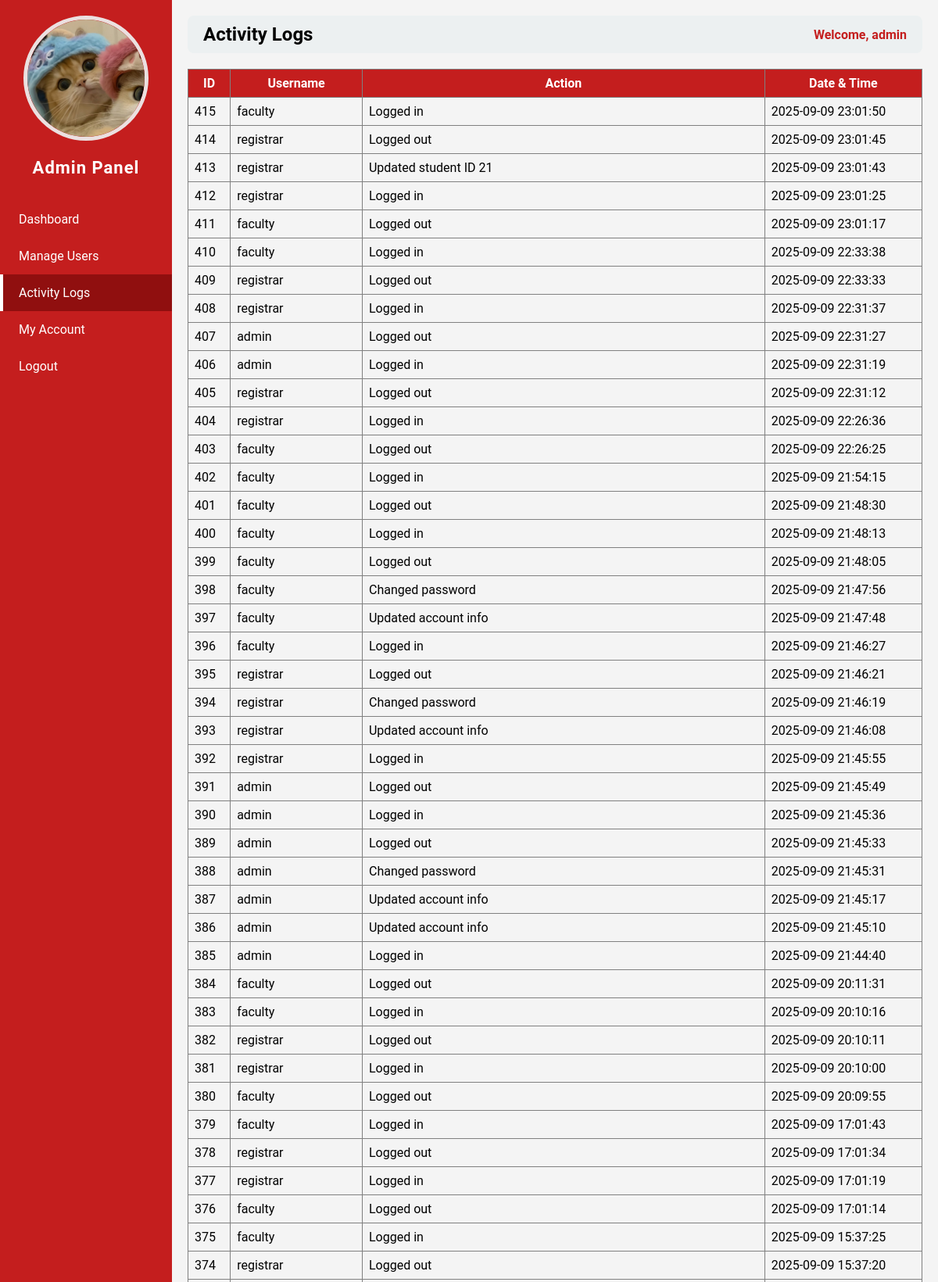
/admin.php?page=activity_logs (signed in, upper part), run on the app's committed database.
### tables this page shows
CREATE TABLE `users` (
  `id` int(11) NOT NULL,
  `username` varchar(50) NOT NULL,
  `password` varchar(255) NOT NULL,
  `role` varchar(50) NOT NULL,
  `email` varchar(255) NOT NULL,
  `contact` varchar(50) NOT NULL,
  `status` varchar(50) NOT NULL,
  `img` varchar(255) NOT NULL
);

CREATE TABLE `logs` (
  `id` int(11) NOT NULL,
  `user_id` int(11) NOT NULL,
  `action` varchar(255) NOT NULL,
  `date_time` datetime NOT NULL DEFAULT current_timestamp()
);

### admin_pages/activity_logs.php (the view)
<?php
$host = "localhost";
$dbname = "studisciplink";
$user = "root";
$pass = "";
try {
    $pdo = new PDO("mysql:host=$host;dbname=$dbname", $user, $pass);
    $pdo->setAttribute(PDO::ATTR_ERRMODE, PDO::ERRMODE_EXCEPTION);
    $stmt = $pdo->prepare("
        SELECT l.id, u.username, l.action, l.date_time
        FROM logs l
        JOIN users u ON l.user_id = u.id
        ORDER BY l.date_time DESC
    ");
    $stmt->execute();
    $logs = $stmt->fetchAll(PDO::FETCH_ASSOC);
} catch (PDOException $e) {
    die("Database error: " . $e->getMessage());
}
?>
<table border="1" cellpadding="8" cellspacing="0" style="width:100%; border-collapse:collapse;">
    <thead style="background:#c41e1e; color:white;">
        <tr>
            <th>ID</th>
            <th>Username</th>
            <th>Action</th>
            <th>Date & Time</th>
        </tr>
    </thead>
    <tbody>
        <?php if ($logs): ?>
            <?php foreach ($logs as $log): ?>
                <tr>
                    <td><?php echo htmlspecialchars($log['id']); ?></td>
                    <td><?php echo htmlspecialchars($log['username']); ?></td>
                    <td><?php echo htmlspecialchars($log['action']); ?></td>
                    <td><?php echo htmlspecialchars($log['date_time']); ?></td>
                </tr>
            <?php endforeach; ?>
        <?php else: ?>
            <tr>
                <td colspan="4" style="text-align:center;">No activity logs found.</td>
            </tr>
        <?php endif; ?>
    </tbody>
</table>

### admin.php (shortened to what this page needs)
<?php
require 'db_connect.php';
$id = $_SESSION['user_id'];
$stmt = $pdo->prepare("SELECT * FROM users WHERE id=?");
$stmt->execute([$id]);
$user = $stmt->fetch(PDO::FETCH_ASSOC);
$page = isset($_GET['page']) ? $_GET['page'] : 'dashboard';
?>
<!DOCTYPE html>
<html>
<head>
</head>
<body>
<div class="sidebar">
    <div class="column profile-photo">
        <?php if (!empty($user['img'])): ?>
            <img src="<?php echo htmlspecialchars($user['img']); ?>" alt="Profile Image">
        <?php else: ?>
            <img src="default.png" alt="Profile Image">
        <?php endif; ?>
    </div>
    <h2>Admin Panel</h2>
    <a href="?page=dashboard" class="<?php echo $page=='dashboard' ? 'active' : ''; ?>">Dashboard</a>
    <a href="?page=manage_users" class="<?php echo $page=='manage_users' ? 'active' : ''; ?>">Manage Users</a>
    <a href="?page=activity_logs" class="<?php echo $page=='activity_logs' ? 'active' : ''; ?>">Activity Logs</a>
    <a href="?page=my_account" class="<?php echo $page=='my_account' ? 'active' : ''; ?>">My Account</a>
    <a href="logout.php">Logout</a>
</div>
<div class="main-content">
    <div class="header">
        <h2><?php echo str_replace('_',' ', $page); ?></h2>
        <span>Welcome, <?php echo $_SESSION['username']; ?></span>
    </div>
    <div class="content">
        <?php
        $file = "admin_pages/{$page}.php";
        if(file_exists($file)){
            include $file;
        } else {
            echo "<p>Page not found.</p>";
        }
        ?>
    </div>
</div>
</body>
</html>

### admin.php (style rules this page uses)
body { margin: 0; font-family: 'Roboto', sans-serif; background: #f4f4f4; }
.sidebar { position: fixed; top: 0; left: 0; width: 220px; height: 100%; background-color: #c41e1e; color: white; display: flex; flex-direction: column; padding-top: 20px; }
.sidebar h2 { text-align: center; margin-bottom: 30px; font-size: 22px; letter-spacing: 1px; }
.sidebar a { padding: 14px 20px; text-decoration: none; color: white; display: block; transition: 0.3s; border-left: 4px solid transparent; }
.sidebar a.active { background-color: #900f0f; border-left: 4px solid #fff; }
.main-content { margin-left: 220px; padding: 20px; }
.header { display: flex; justify-content: space-between; align-items: center; background: #ecf0f1; padding: 10px 20px; border-radius: 8px; margin-bottom: 20px; }
.header h2 { margin: 0; text-transform: capitalize; }
.header span { font-weight: bold; color: #c41e1e; }
.profile-photo { text-align: center; }
.profile-photo img { width: 150px; height: 150px; object-fit: cover; border-radius: 50%; border: 5px solid #ebe0e0ff; }

### data on the page
users: img (picture)
logs: id "415", user.username "faculty", action "Logged in", date_time "2025-09-09 23:01:50"
logs: id "414", user.username "registrar", action "Logged out", date_time "2025-09-09 23:01:45"
logs: id "413", user.username "registrar", action "Updated student ID 21", date_time "2025-09-09 23:01:43"
logs: id "412", user.username "registrar", action "Logged in", date_time "2025-09-09 23:01:25"
logs: id "411", user.username "faculty", action "Logged out", date_time "2025-09-09 23:01:17"
logs: id "410", user.username "faculty", action "Logged in", date_time "2025-09-09 22:33:38"
logs: id "409", user.username "registrar", action "Logged out", date_time "2025-09-09 22:33:33"
logs: id "408", user.username "registrar", action "Logged in", date_time "2025-09-09 22:31:37"
logs: id "407", user.username "admin", action "Logged out", date_time "2025-09-09 22:31:27"
logs: id "406", user.username "admin", action "Logged in", date_time "2025-09-09 22:31:19"
logs: id "405", user.username "registrar", action "Logged out", date_time "2025-09-09 22:31:12"
logs: id "404", user.username "registrar", action "Logged in", date_time "2025-09-09 22:26:36"
logs: id "403", user.username "faculty", action "Logged out", date_time "2025-09-09 22:26:25"
logs: id "402", user.username "faculty", action "Logged in", date_time "2025-09-09 21:54:15"
logs: id "401", user.username "faculty", action "Logged out", date_time "2025-09-09 21:48:30"
logs: id "400", user.username "faculty", action "Logged in", date_time "2025-09-09 21:48:13"
logs: id "399", user.username "faculty", action "Logged out", date_time "2025-09-09 21:48:05"
logs: id "398", user.username "faculty", action "Changed password", date_time "2025-09-09 21:47:56"
logs: id "397", user.username "faculty", action "Updated account info", date_time "2025-09-09 21:47:48"
logs: id "396", user.username "faculty", action "Logged in", date_time "2025-09-09 21:46:27"
logs: id "395", user.username "registrar", action "Logged out", date_time "2025-09-09 21:46:21"
logs: id "394", user.username "registrar", action "Changed password", date_time "2025-09-09 21:46:19"
logs: id "393", user.username "registrar", action "Updated account info", date_time "2025-09-09 21:46:08"
logs: id "392", user.username "registrar", action "Logged in", date_time "2025-09-09 21:45:55"
logs: id "391", user.username "admin", action "Logged out", date_time "2025-09-09 21:45:49"
logs: id "390", user.username "admin", action "Logged in", date_time "2025-09-09 21:45:36"
logs: id "389", user.username "admin", action "Logged out", date_time "2025-09-09 21:45:33"
logs: id "388", user.username "admin", action "Changed password", date_time "2025-09-09 21:45:31"
logs: id "387", user.username "admin", action "Updated account info", date_time "2025-09-09 21:45:17"
logs: id "386", user.username "admin", action "Updated account info", date_time "2025-09-09 21:45:10"
logs: id "385", user.username "admin", action "Logged in", date_time "2025-09-09 21:44:40"
logs: id "384", user.username "faculty", action "Logged out", date_time "2025-09-09 20:11:31"
logs: id "383", user.username "faculty", action "Logged in", date_time "2025-09-09 20:10:16"
logs: id "382", user.username "registrar", action "Logged out", date_time "2025-09-09 20:10:11"
logs: id "381", user.username "registrar", action "Logged in", date_time "2025-09-09 20:10:00"
logs: id "380", user.username "faculty", action "Logged out", date_time "2025-09-09 20:09:55"
logs: id "379", user.username "faculty", action "Logged in", date_time "2025-09-09 17:01:43"
logs: id "378", user.username "registrar", action "Logged out", date_time "2025-09-09 17:01:34"
logs: id "377", user.username "registrar", action "Logged in", date_time "2025-09-09 17:01:19"
logs: id "376", user.username "faculty", action "Logged out", date_time "2025-09-09 17:01:14"
logs: id "375", user.username "faculty", action "Logged in", date_time "2025-09-09 15:37:25"
logs: id "374", user.username "registrar", action "Logged out", date_time "2025-09-09 15:37:20"

### other printed values
str_replace('_',' ', $page) "Activity Logs"
$_SESSION['username'] "admin"
